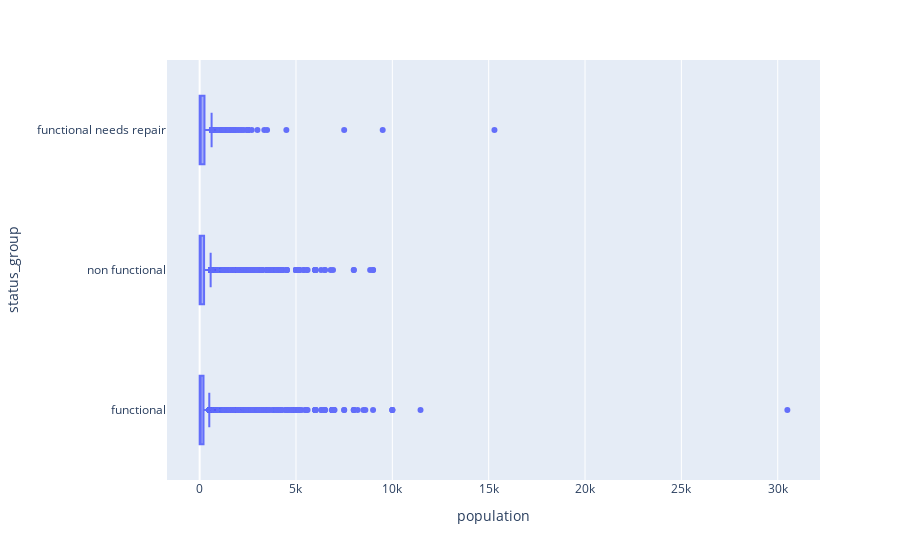

Notebook code cell kept with this figure:
### Markdown cell above
#### Verteilung des Merkmals status_group bei Größe der Bevölkerung

### Code cell
px.box(train_data, x="population", y="status_group")

### Figure 1 — Plotly figure (JSON) as saved in the notebook; plotly's stock layout.template omitted (floating-point values rounded to 4 significant figures; data arrays with more than 128 entries replaced by an {"elided": "..."} marker saying what was removed)
{"data": [{"alignmentgroup": "True", "hovertemplate": "population=%{x}<br>status_group=%{y}<extra></extra>", "legendgroup": "", "marker": {"color": "#636efa"}, "name": "", "notched": false, "offsetgroup": "", "orientation": "h", "showlegend": false, "type": "box", "x": {"elided": "50490 int values"}, "x0": " ", "xaxis": "x", "y": {"elided": "50490 str values"}, "y0": " ", "yaxis": "y"}], "layout": {"boxmode": "group", "legend": {"tracegroupgap": 0}, "margin": {"t": 60}, "xaxis": {"anchor": "y", "domain": [0, 1], "title": {"text": "population"}}, "yaxis": {"anchor": "x", "domain": [0, 1], "title": {"text": "status_group"}}}}
